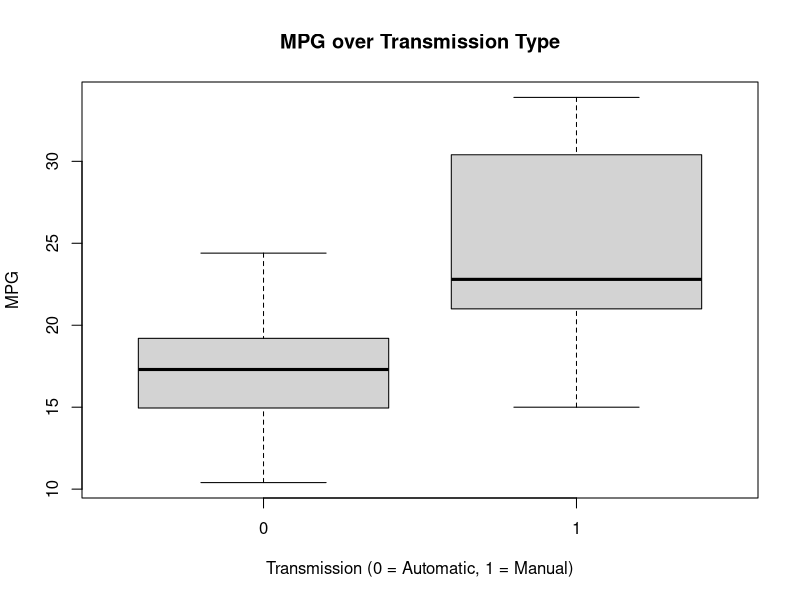
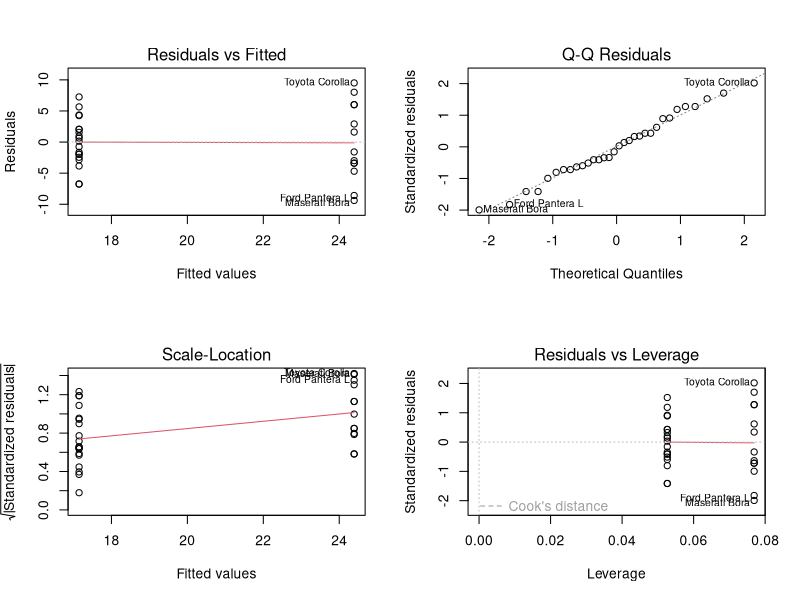

Source code (R) for these figures, in order:
## ---- chunk 1
data(mtcars)
head(mtcars)

boxplot(mtcars$mpg ~ mtcars$am, 
        xlab="Transmission (0 = Automatic, 1 = Manual)", 
        ylab="MPG",main="MPG over Transmission Type")
## ---- chunk 2
model <- lm(mpg ~ am, data = mtcars)
summary(model)
## ---- chunk 3
par(mfrow = c(2, 2))
plot(model)
## ---- chunk 4
automatic <- subset(mtcars, am==0)
manual <- subset(mtcars, am==1)
mpg_a <- mean(automatic$mpg)
mpg_m <- mean(manual$mpg)
difference <- mpg_m - mpg_a
## ---- chunk 5
summary(mtcars)
